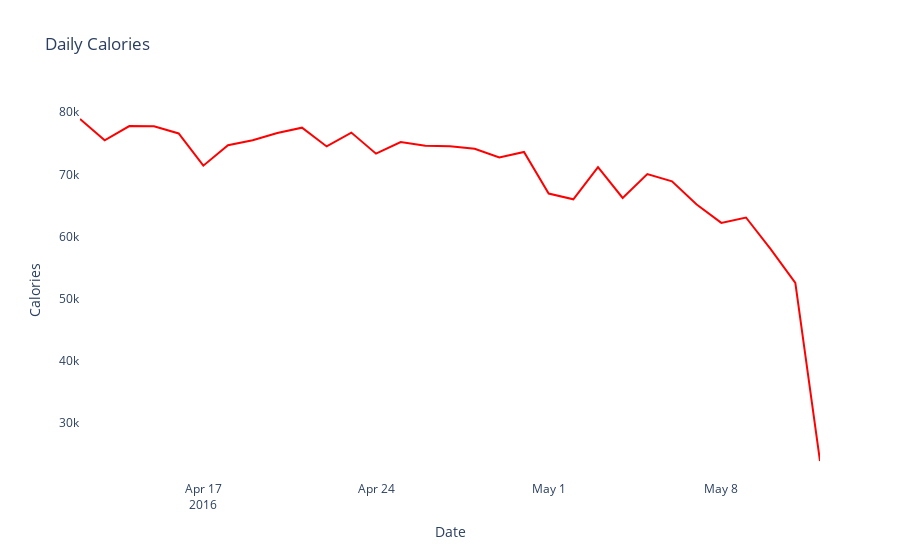

The notebook cell this image was saved under:
### Markdown cell above
After May 5, 2016 the calories started to decrease, and after May 9 it's decreasing continuously

### Code cell
all_calories = daily_activity.groupby('ActivityDate', as_index=False)['Calories'].sum()

daily_calories = go.Scatter(x=all_calories['ActivityDate'], y=all_calories['Calories'], line=dict(color='Red'))
layout = go.Layout(title='Daily Calories', xaxis=dict(title='Date'), yaxis=dict(title='Calories'), plot_bgcolor='white')
fig = go.Figure(data=[daily_calories], layout=layout)
iplot(fig)

### Figure 1 — Plotly figure (JSON) as saved in the notebook; plotly's stock layout.template omitted (floating-point values rounded to 4 significant figures)
{"data": [{"line": {"color": "Red"}, "type": "scatter", "x": ["2016-04-12T00:00:00", "2016-04-13T00:00:00", "2016-04-14T00:00:00", "2016-04-15T00:00:00", "2016-04-16T00:00:00", "2016-04-17T00:00:00", "2016-04-18T00:00:00", "2016-04-19T00:00:00", "2016-04-20T00:00:00", "2016-04-21T00:00:00", "2016-04-22T00:00:00", "2016-04-23T00:00:00", "2016-04-24T00:00:00", "2016-04-25T00:00:00", "2016-04-26T00:00:00", "2016-04-27T00:00:00", "2016-04-28T00:00:00", "2016-04-29T00:00:00", "2016-04-30T00:00:00", "2016-05-01T00:00:00", "2016-05-02T00:00:00", "2016-05-03T00:00:00", "2016-05-04T00:00:00", "2016-05-05T00:00:00", "2016-05-06T00:00:00", "2016-05-07T00:00:00", "2016-05-08T00:00:00", "2016-05-09T00:00:00", "2016-05-10T00:00:00", "2016-05-11T00:00:00", "2016-05-12T00:00:00"], "y": [78893, 75459, 77761, 77721, 76574, 71391, 74668, 75491, 76647, 77500, 74485, 76709, 73326, 75186, 74604, 74514, 74114, 72722, 73592, 66913, 65988, 71163, 66211, 70037, 68877, 65141, 62193, 63063, 57963, 52562, 23925]}], "layout": {"autosize": true, "plot_bgcolor": "white", "title": {"text": "Daily Calories"}, "xaxis": {"autorange": true, "range": ["2016-04-12", "2016-05-12"], "title": {"text": "Date"}, "type": "date"}, "yaxis": {"autorange": true, "range": [20870.0, 81950.0], "title": {"text": "Calories"}, "type": "linear"}}}
